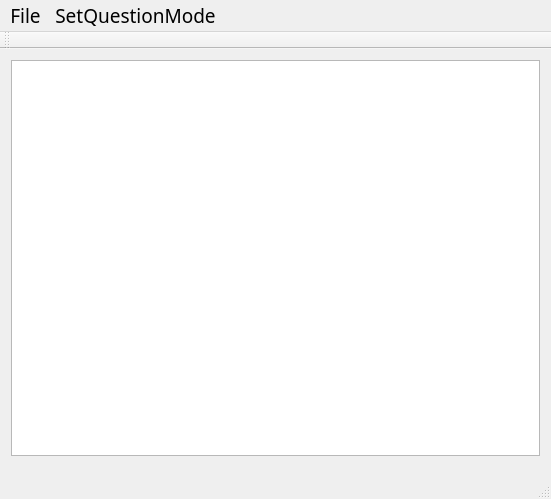
<?xml version="1.0" encoding="UTF-8"?>
<ui version="4.0">
 <class>SudokuGuiClass</class>
 <widget class="QMainWindow" name="SudokuGuiClass">
  <property name="geometry">
   <rect>
    <x>0</x>
    <y>0</y>
    <width>551</width>
    <height>499</height>
   </rect>
  </property>
  <property name="font">
   <font>
    <family>微軟正黑體</family>
    <pointsize>14</pointsize>
   </font>
  </property>
  <property name="windowTitle">
   <string>SudokuGui</string>
  </property>
  <widget class="QWidget" name="centralWidget">
   <layout class="QGridLayout" name="gridLayout">
    <item row="0" column="0">
     <widget class="QTableWidget" name="tableWidget"/>
    </item>
   </layout>
  </widget>
  <widget class="QMenuBar" name="menuBar">
   <property name="geometry">
    <rect>
     <x>0</x>
     <y>0</y>
     <width>551</width>
     <height>30</height>
    </rect>
   </property>
   <property name="font">
    <font>
     <family>微軟正黑體</family>
     <pointsize>14</pointsize>
    </font>
   </property>
   <widget class="QMenu" name="menuFile">
    <property name="font">
     <font>
      <family>微軟正黑體</family>
      <pointsize>14</pointsize>
     </font>
    </property>
    <property name="title">
     <string>File</string>
    </property>
    <addaction name="fileActionLoad"/>
    <addaction name="fileActionSolve"/>
   </widget>
   <widget class="QMenu" name="menuSetQuestionMode">
    <property name="title">
     <string>SetQuestionMode</string>
    </property>
    <addaction name="setQuestionModeReset"/>
    <addaction name="setQuestionModeSet"/>
    <addaction name="setQuestionModeSave"/>
    <addaction name="setQuestionModeEdit"/>
   </widget>
   <addaction name="menuFile"/>
   <addaction name="menuSetQuestionMode"/>
  </widget>
  <widget class="QToolBar" name="mainToolBar">
   <property name="font">
    <font>
     <pointsize>14</pointsize>
    </font>
   </property>
   <attribute name="toolBarArea">
    <enum>TopToolBarArea</enum>
   </attribute>
   <attribute name="toolBarBreak">
    <bool>false</bool>
   </attribute>
  </widget>
  <widget class="QStatusBar" name="statusBar"/>
  <action name="fileActionLoad">
   <property name="text">
    <string>Load</string>
   </property>
   <property name="font">
    <font>
     <family>微軟正黑體</family>
     <pointsize>14</pointsize>
    </font>
   </property>
  </action>
  <action name="fileActionSolve">
   <property name="text">
    <string>Solve</string>
   </property>
  </action>
  <action name="setQuestionModeReset">
   <property name="text">
    <string>Reset</string>
   </property>
   <property name="font">
    <font>
     <family>微軟正黑體</family>
     <pointsize>14</pointsize>
    </font>
   </property>
  </action>
  <action name="setQuestionModeSet">
   <property name="text">
    <string>Set</string>
   </property>
   <property name="font">
    <font>
     <family>微軟正黑體</family>
     <pointsize>14</pointsize>
    </font>
   </property>
  </action>
  <action name="setQuestionModeSave">
   <property name="text">
    <string>Save</string>
   </property>
   <property name="font">
    <font>
     <family>微軟正黑體</family>
     <pointsize>14</pointsize>
    </font>
   </property>
  </action>
  <action name="setQuestionModeEdit">
   <property name="text">
    <string>Edit</string>
   </property>
   <property name="font">
    <font>
     <family>微軟正黑體</family>
     <pointsize>14</pointsize>
    </font>
   </property>
  </action>
 </widget>
 <layoutdefault spacing="6" margin="11"/>
 <resources>
  <include location="SudokuGui.qrc"/>
 </resources>
 <connections/>
</ui>
